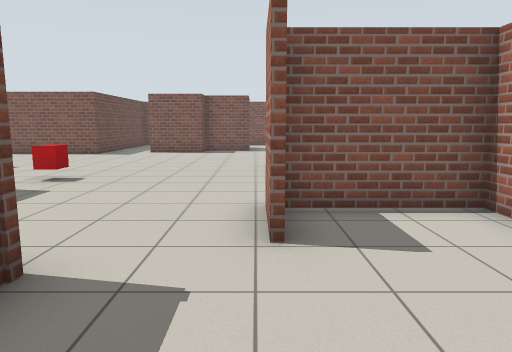
View 1 (above)

23 first-person views from a walk through a robot-simulator world made for Gazebo. The camera is 1.2 m above the floor, tilts 8° down and sees 70° across. The floor is counted in squares, 1 m on a side. Each view is taken from the middle of a square. On the plan, view 1 faces up. The plan holds only what a view shows up to about 14 squares ahead; the rest is blank.

View 2
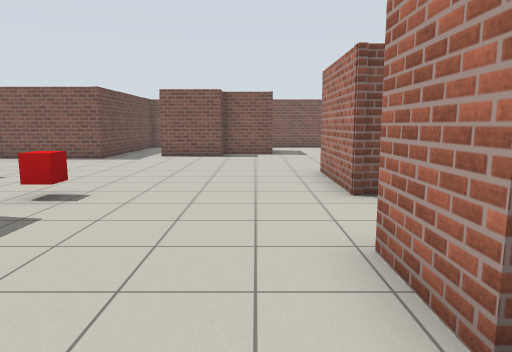

View 3
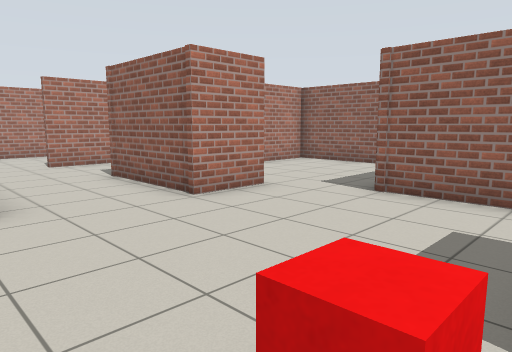

View 4
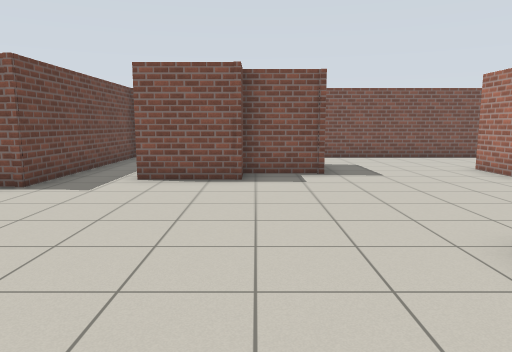

View 5
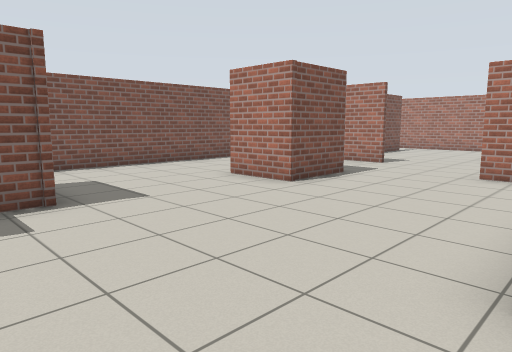

View 6
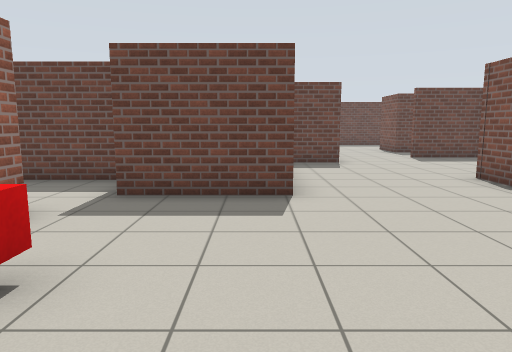

View 7
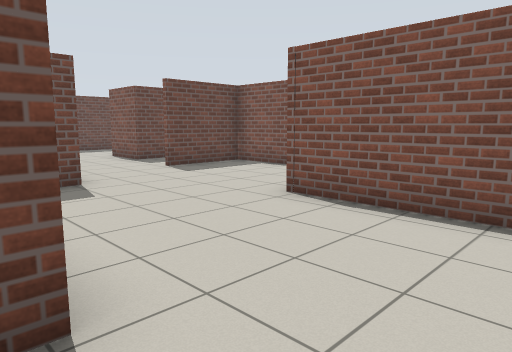

View 8
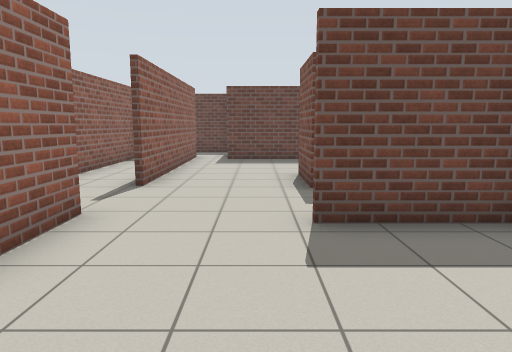

View 9
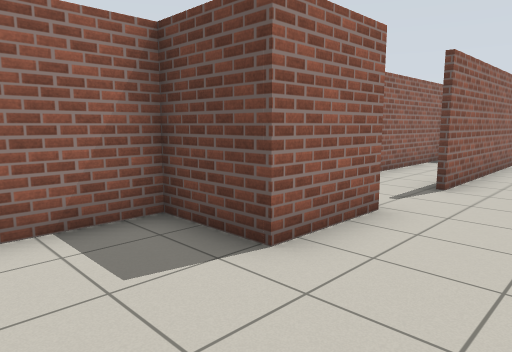

View 10
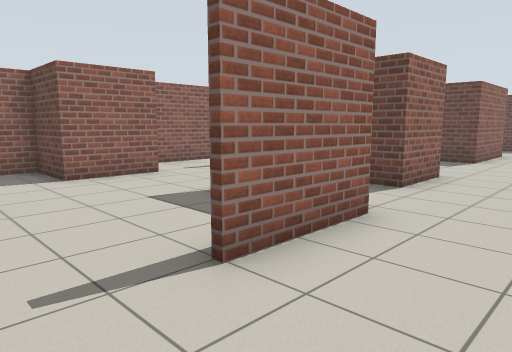

View 11
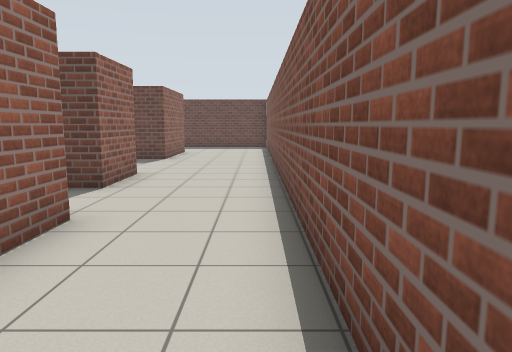

View 12
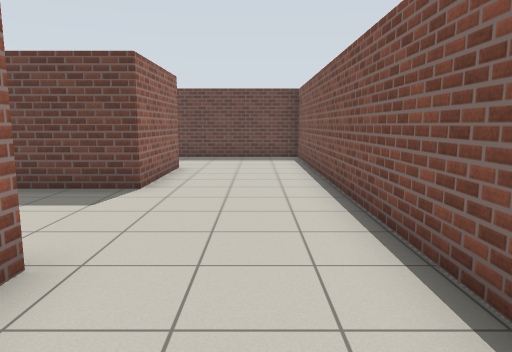

View 13
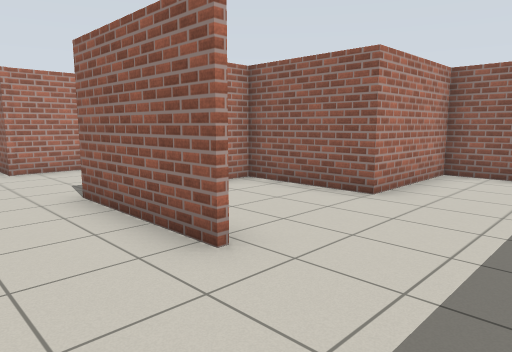

View 14
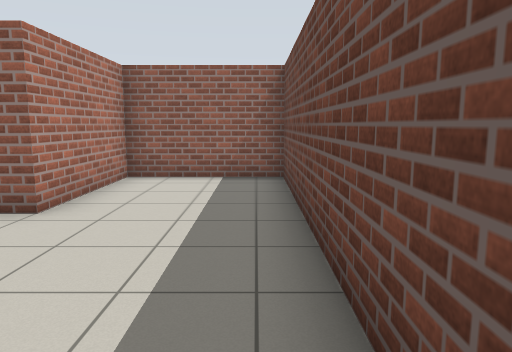

View 15
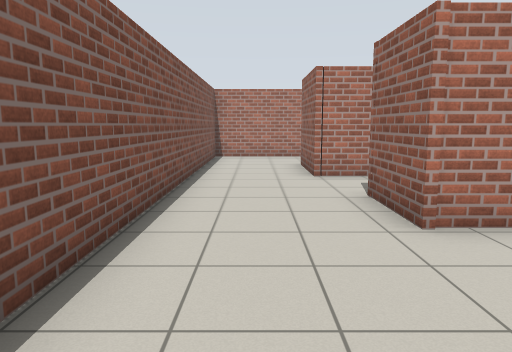

View 16
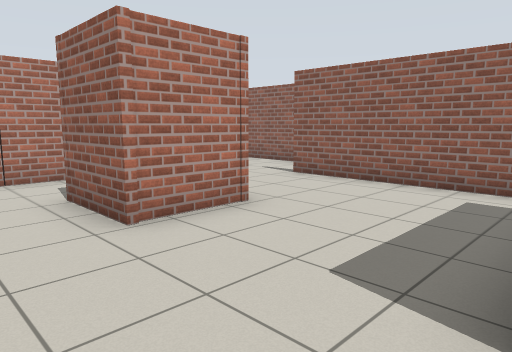

View 17
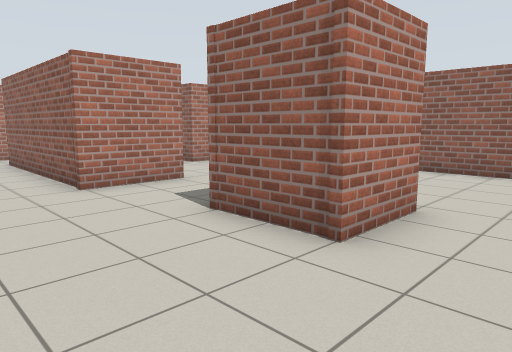

View 18
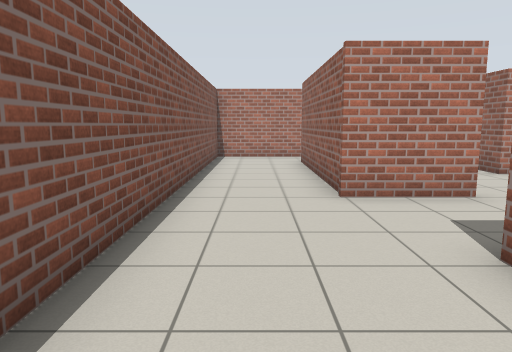

View 19
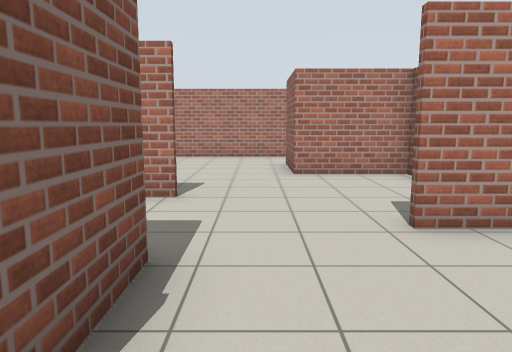

View 20
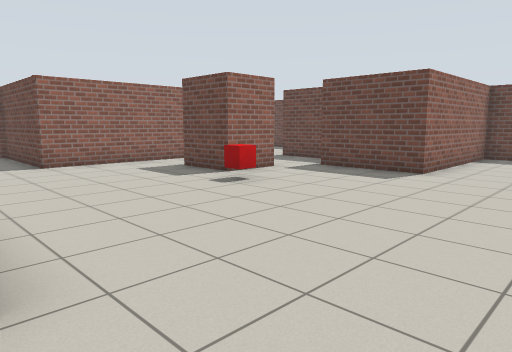

View 21
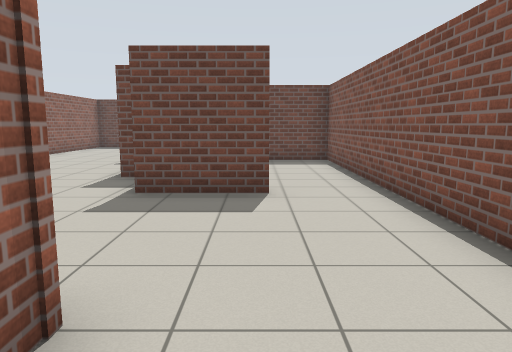

View 22
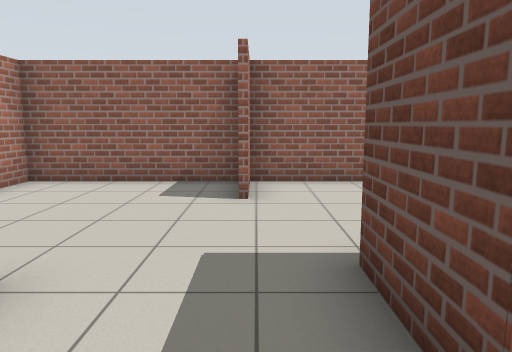

View 23
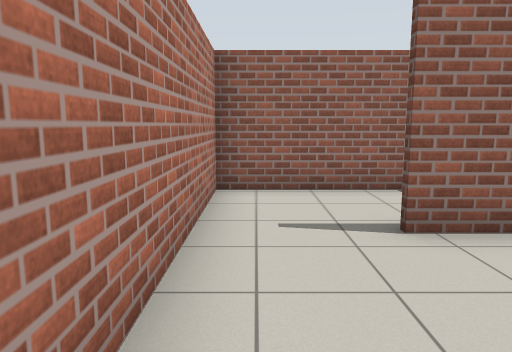

### Floor plan
Ten units are one square. View 1 is at (0, 0); x grows to the right and y downward. Boxes are objects, and circles mark ways between rooms. Rooms are numbered by the first view taken in them; rooms with no view inside come last. Other rooms are left out.
<svg viewBox="-311 -221 483 244">
<path fill="none" stroke="#000" d="M1 -35 1 -44M4 17 33 17 33 -4M-19 -28 -19 18M33 -52 4 -52M-65 -175 -65 -150 -102 -150M-3 -192 -3 -169 -23 -169 -23 -160 -46 -160M7 -81 7 -114M36 -113 71 -113M39 -160 39 -178 61 -178 61 -160 39 -160M-70 -69 -51 -69 -51 -47M1 -44 1 -53M71 -119 71 -133M-131 -185 -153 -185 -153 -156M-46 -28 -19 -28M90 -163 90 -186 150 -186M-155 -173 -155 -186M-159 -126 -136 -126 -136 -106 -81 -106 -81 -76M-179 -181 -179 -160 -198 -160M-204 -126 -180 -126M167 -175 167 -215 -5 -215M-241 -107 -142 -106M-198 -160 -198 -181 -179 -181M-274 -178 -238 -178 -238 -140M-246 -126 -204 -126M-155 -186 -129 -186M-102 -183 -102 -215 -306 -216 -306 -107 -270 -107 -270 -141 -239 -141 -239 -149M73 -113 118 -113 118 -141 144 -141M167 -145 167 -175M-5 -215 -65 -215 -65 -175M133 -113 167 -113 167 -145"/>
<rect x="-45" y="-85" width="10" height="10" fill="#bbb"><title>red box</title></rect>
<circle cx="-10" cy="-40" r="3" fill="#2a7"/>
<circle cx="-115" cy="-180" r="3" fill="#2a7"/>
<circle cx="-165" cy="-185" r="3" fill="#2a7"/>
<circle cx="-195" cy="-145" r="3" fill="#2a7"/>
<circle cx="155" cy="-180" r="3" fill="#2a7"/>
<circle cx="60" cy="-145" r="3" fill="#2a7"/>
<circle cx="75" cy="-175" r="3" fill="#2a7"/>
<circle cx="-55" cy="-165" r="3" fill="#2a7"/>
<circle cx="0" cy="-205" r="3" fill="#2a7"/>
<circle cx="155" cy="-140" r="3" fill="#2a7"/>
<text x="10" y="-10">1</text>
<text x="-30" y="-140">2</text>
<text x="-230" y="-180">3</text>
<text x="110" y="-150">4</text>
<text x="-30" y="-190">5</text>
<text x="150" y="-130">6</text>
</svg>
Room 1 opens to room 2. Room 2 opens to room 3. Room 2 opens to room 4. Room 2 opens to room 5. Room 4 opens to room 6.

Where each view was taken, in squares from view 1:
view 1: 0 up, 0 right, facing up
view 2: 2 up, 1 left, facing up
view 3: 9 up, 5 left, facing down-right
view 4: 8 up, 2 left, facing up
view 5: 11 up, 2 left, facing up-right
view 6: 10 up, 2 left, facing left
view 7: 10 up, 6 left, facing up-left
view 8: 15 up, 11 left, facing left
view 9: 15 up, 11 left, facing down-left
view 10: 21 up, 11 left, facing down-left
view 11: 21 up, 11 left, facing left
view 12: 20 up, 17 left, facing left
view 13: 20 up, 30 left, facing down-right
view 14: 19 up, 30 left, facing down
view 15: 20 up, 24 left, facing right
view 16: 20 up, 24 left, facing down-right
view 17: 21 up, 2 right, facing down-right
view 18: 20 up, 3 right, facing right
view 19: 15 up, 3 right, facing right
view 20: 14 up, 1 right, facing down-left
view 21: 19 up, 6 right, facing left
view 22: 19 up, 7 right, facing down
view 23: 18 up, 16 right, facing down
